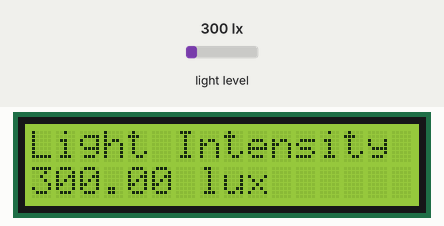
A sketch run on a simulated Arduino Uno, built with avr-gcc and run on an emulated ATmega328P. Parts: 16×2 character LCD. Inputs (shaded band) come from the test bench; at power-on: light level 300 lx. What the sketch prints to the serial monitor is not drawn.

Above: at 1.2 s.
1.3 s: light level set to 40 lx
At 3.0 s:
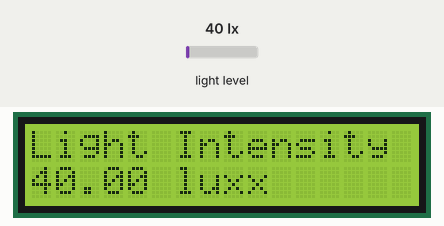
3.6 s: light level set to 500 lx
At 5.2 s:
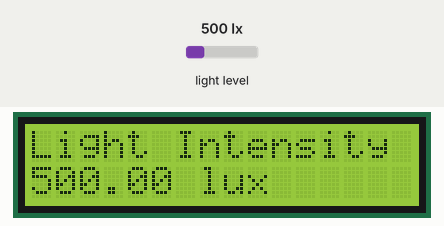
5.6 s: light level set to 1000 lx
At 7.4 s:
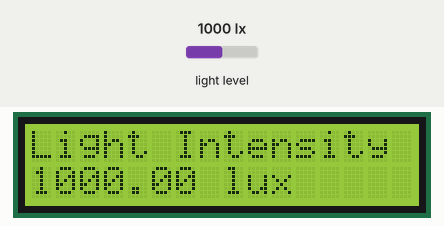
7.7 s: light level set to 40 lx
At 8.6 s:
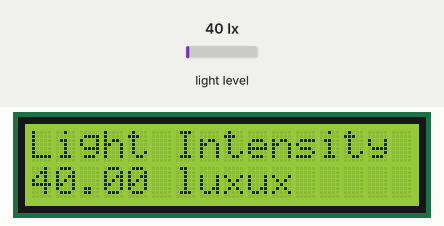
Timing chart, 0 to 10.7 s (numbered marks = the images above; inputs shaded):
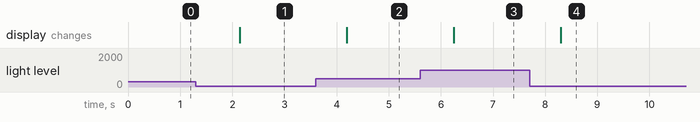

The sketch:

BH1750.ino
```cpp
#include<Wire.h>//dependant lib for all i2c sensors
#include<BH1750.h>//main lib
#include<LiquidCrystal_I2C.h>
LiquidCrystal_I2C lcd(0x3F,16,2);
BH1750 lightMeter;

float lux;
void setup() {
  Serial.begin(9600);
  Wire.begin();
lightMeter.begin();
// Serial.println(F("BH1750 Test begin"));
lcd.init();
lcd.backlight();
}

void loop() {
lux = lightMeter.readLightLevel();
  Serial.print("The value of light =");
  Serial.print(lux);
  Serial.println("lx ");
  lcd.setCursor(0,0);
  lcd.print("Light Intensity");
  lcd.setCursor(0,1);
  lcd.print(lux );
  lcd.print(" lux");

  delay(1000);

}
```

Measured:
- after the input at 1.3 s, the display: changes after 0.84 s (image 1)
- after the input at 3.6 s, the display: changes after 0.59 s (image 2)
- after the input at 5.6 s, the display: changes after 0.65 s (image 3)
- after the input at 7.7 s, the display: changes after 0.60 s (image 4)
